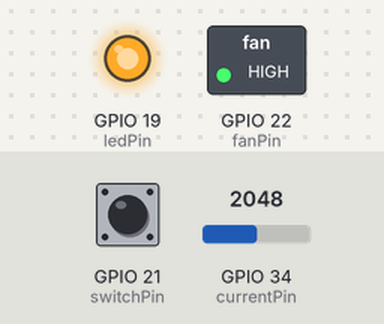
The sketch below on a simulated ESP32. Shown: switched loads named in the sketch (green lamp = pin HIGH), output pins drawn as LEDs (lit = HIGH). Inputs (shaded band) come from the test bench; at power-on: GPIO 21 (switchPin) HIGH, GPIO 34 (currentPin) = 2048. WiFi joins after 1.5 s; servers stay silent unless stated; uploads are accepted with an empty reply; what the sketch prints to the serial monitor is not drawn.

Above: at 2.7 s.
2.8 s: GPIO 21 (switchPin) pulled LOW for 1 s
At 4.8 s:
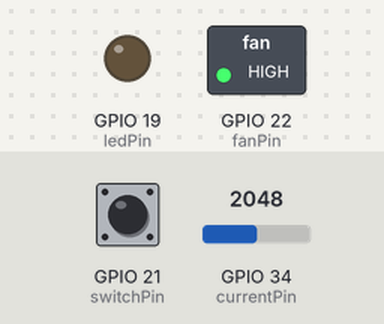
5.3 s: GPIO 21 (switchPin) pulled LOW for 3.2 s
At 6.7 s:
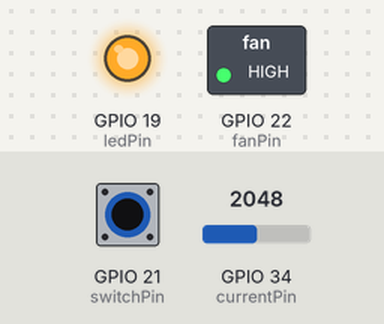
Timing chart, 0 to 10.1 s (numbered marks = the images above; inputs shaded):
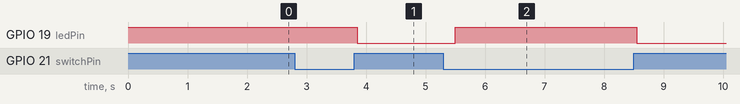

The sketch:

node_001.ino
```cpp
#include <WiFi.h>
#include <HTTPClient.h>
#include <ArduinoJson.h>

// --- UPDATE FOR NODE 1 OR NODE 2 ---
const String node_id  = "NODE_001"; // Use NODE_001 for Kitchen, NODE_002 for Bedroom
const String location = "Kitchen";  // Use Kitchen or Bedroom

// STATIC IP CONFIGURATION
IPAddress local_IP(192, 168, 1, 101); // 101 for Kitchen, 102 for Bedroom
IPAddress gateway(192, 168, 1, 1);
IPAddress subnet(255, 255, 255, 0);
IPAddress primaryDNS(8, 8, 8, 8);
IPAddress secondaryDNS(8, 8, 4, 4);

const char* ssid     = "-----";
const char* password = "------";
const char* serverBase = "http://192.168.1.2:8000";

const int switchPin = 21;
const int ledPin = 19;
const int currentPin = 34;
const int fanPin = 22;

int lastSwitchState = HIGH;
bool manualMode = true;
int currentLedState = 0;
int currentFanState = 0;

unsigned long lastConfigSync = 0;
unsigned long lastTelemetrySync = 0;

void setup() {
    Serial.begin(115200);
    pinMode(switchPin, INPUT_PULLUP);
    pinMode(ledPin, OUTPUT);
    pinMode(fanPin, OUTPUT);
    pinMode(currentPin, INPUT);

    // Initial state: LEDs ON (no !), Fans OFF (relay active low)
    digitalWrite(ledPin, HIGH);
    digitalWrite(fanPin, HIGH);

    if (!WiFi.config(local_IP, gateway, subnet, primaryDNS, secondaryDNS)) {
        Serial.println("Static IP configuration failed!");
    }

    WiFi.begin(ssid, password);
    while (WiFi.status() != WL_CONNECTED) delay(500);

    Serial.print("Connected! IP Address: ");
    Serial.println(WiFi.localIP());

    lastSwitchState = digitalRead(switchPin);
}

void loop() {
    // 1. PHYSICAL SWITCH
    if (manualMode) {
        int currentSwitchState = digitalRead(switchPin);
        if (currentSwitchState != lastSwitchState) {
            delay(50);
            if (digitalRead(switchPin) == currentSwitchState) {
                lastSwitchState = currentSwitchState;
                currentLedState = (currentLedState == 0) ? 1 : 0;

                // NO '!' HERE - LED logic was already fine
                digitalWrite(ledPin, currentLedState);

                HTTPClient httpCmd;
                httpCmd.begin(String(serverBase) + "/command/" + node_id + "/led/" + String(currentLedState));
                httpCmd.POST("");
                httpCmd.end();
            }
        }
    }

    // 2. SYNC CONFIG
    if (millis() - lastConfigSync > 1000) {
        HTTPClient httpConfig;
        httpConfig.begin(String(serverBase) + "/config/" + node_id);
        if (httpConfig.GET() > 0) {
            String payload = httpConfig.getString();
            StaticJsonDocument<200> doc;
            deserializeJson(doc, payload);

            currentLedState = doc["led_state"];
            currentFanState = doc["fan_state"];
            manualMode = doc["manual_mode"];

            // LED: No '!' (Normal)
            // FAN: Keep '!' (Inverted for Active Low relay)
            digitalWrite(ledPin, currentLedState);
            digitalWrite(fanPin, !currentFanState);
        }
        httpConfig.end();
        lastConfigSync = millis();
    }

    // 3. TELEMETRY
    if (millis() - lastTelemetrySync > 1000) {
        int rawValue = analogRead(currentPin);
        float sensorVoltage = (rawValue / 4095.0) * 3.3;

        HTTPClient httpTel;
        httpTel.begin(String(serverBase) + "/telemetry");
        httpTel.addHeader("Content-Type", "application/json");

        StaticJsonDocument<256> tDoc;
        tDoc["node_id"] = node_id;
        tDoc["location"] = location;
        tDoc["voltage"] = sensorVoltage;
        tDoc["switch_state"] = (currentLedState == 1) ? "CLOSED" : "OPEN";

        String json;
        serializeJson(tDoc, json);
        httpTel.POST(json);
        httpTel.end();

        lastTelemetrySync = millis();
    }
}
```

Measured:
- after the input at 2.8 s, GPIO 19 (ledPin): HIGH → LOW after 1.1 s
- after the input at 5.3 s, GPIO 19 (ledPin): LOW → HIGH after 0.20 s, → LOW 3.0 s later
